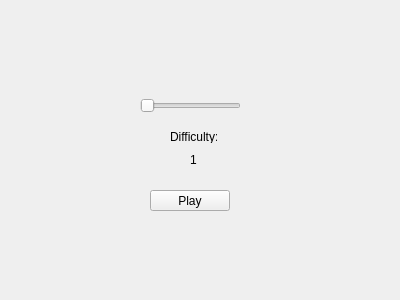
<?xml version="1.0" encoding="UTF-8"?>
<ui version="4.0">
 <class>startmenu</class>
 <widget class="QWidget" name="startmenu">
  <property name="geometry">
   <rect>
    <x>0</x>
    <y>0</y>
    <width>400</width>
    <height>300</height>
   </rect>
  </property>
  <property name="windowTitle">
   <string>Form</string>
  </property>
  <widget class="QLabel" name="label">
   <property name="geometry">
    <rect>
     <x>170</x>
     <y>130</y>
     <width>47</width>
     <height>13</height>
    </rect>
   </property>
   <property name="text">
    <string>Difficulty:</string>
   </property>
  </widget>
  <widget class="QSlider" name="difficultySlider">
   <property name="geometry">
    <rect>
     <x>140</x>
     <y>90</y>
     <width>101</width>
     <height>31</height>
    </rect>
   </property>
   <property name="minimum">
    <number>1</number>
   </property>
   <property name="orientation">
    <enum>Qt::Horizontal</enum>
   </property>
  </widget>
  <widget class="QLabel" name="difficultyLabel">
   <property name="geometry">
    <rect>
     <x>190</x>
     <y>150</y>
     <width>31</width>
     <height>20</height>
    </rect>
   </property>
   <property name="text">
    <string>1</string>
   </property>
  </widget>
  <widget class="QPushButton" name="play">
   <property name="geometry">
    <rect>
     <x>150</x>
     <y>190</y>
     <width>80</width>
     <height>21</height>
    </rect>
   </property>
   <property name="text">
    <string>Play</string>
   </property>
  </widget>
 </widget>
 <resources/>
 <connections/>
</ui>
